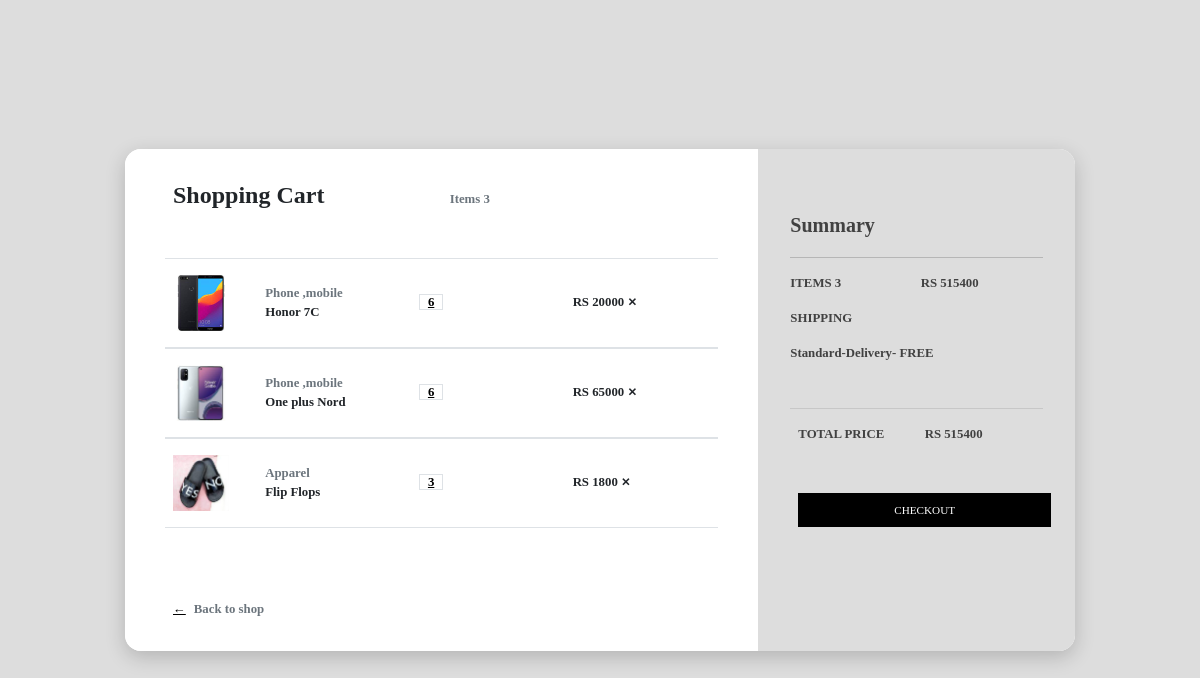
Before: /shop/shoppingcart with the older database file.
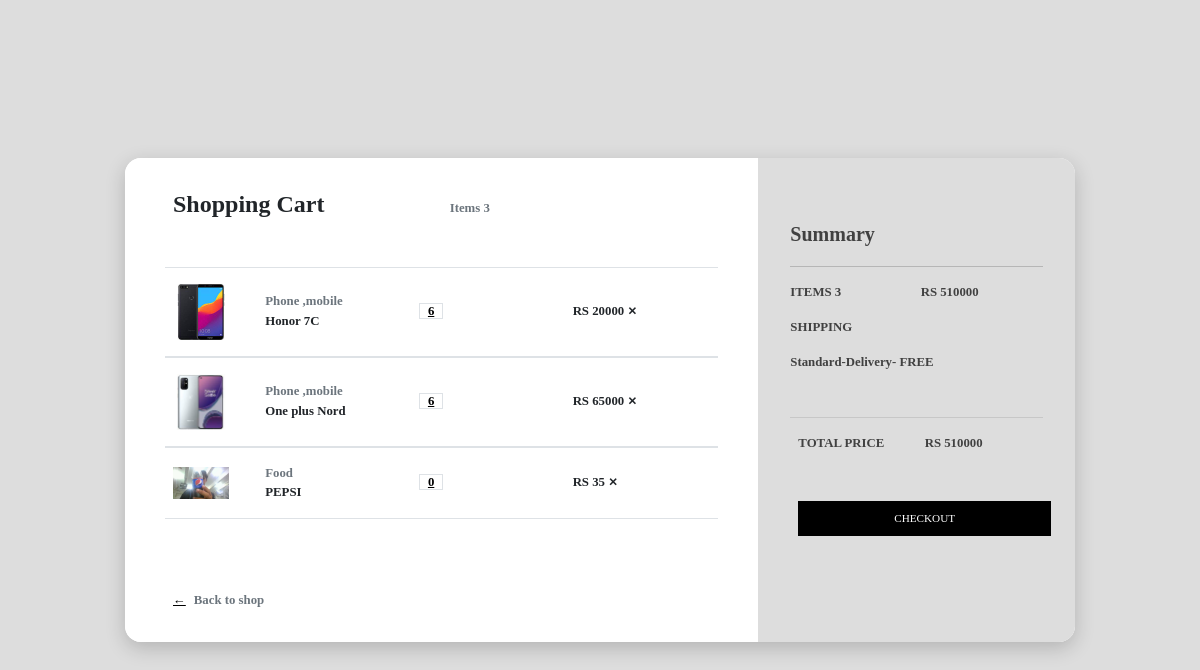
After: the same page with the newer database file.
### shop/models.py (models this page shows)
class Cart(models.Model):
    product_id = models.ForeignKey(Product, on_delete=models.CASCADE)
    quantity = models.IntegerField(default=0)

class Product(models.Model):
    product_id = models.AutoField(primary_key=True)
    product_name = models.CharField(max_length=50)
    desc = models.CharField(max_length=300)
    category = models.CharField(max_length=50,default="")
    subcategory = models.CharField(max_length=50,default="")
    price = models.IntegerField(default=0)
    image = models.ImageField(upload_to="shop/images",default="")
    def __str__(self):
        return self.product_name

### shop/views.py (the view)
# urls.py: path("shoppingcart",views.shoppingcart, name = 'shoppingcart')
def shoppingcart(request):
    cart = Cart.objects.all()
    print("I AM CART ", cart[0].product_id.price)
    total = 0
    for i in cart:
        total = total + i.product_id.price * i.quantity
    print(total)
    invoice = Invoice.objects.all()
    length = len(cart)
    params = {'cart' : cart , 'total': total , 'length' : length }
    return render(request,'shop/shoppingcart.html', params )

### shop/templates/shop/shoppingcart.html (shortened to what this page needs)
{% block css %}
<head>
    <link href="https://cdn.jsdelivr.net/npm/bootstrap@5.1.3/dist/css/bootstrap.min.css" rel="stylesheet">
    {% load static %}
    <link rel="stylesheet" href="{% static 'shoppingcart.css' %}">
</head>
{% endblock %}
{% block body %}
<div class="card">
    <div class="row">
        <div class="col-md-8 cart">
            <div class="title">
                <div class="row">
                    <div class="col">
                        <h4><b>Shopping Cart</b></h4>
                    </div>
                    <div class="col align-self-center text-right text-muted">Items {{length}}</div>
                </div>
            </div>
            {% for product in cart %}
            <div class="row border-top border-bottom">
                <div class="row main align-items-center">
                    <div class="col-2"><img class="img-fluid" src='/media/{{product.product_id.image}}'></div>
                    <div class="col">
                        <div class="row text-muted">{{product.product_id.category}}</div>
                        <div class="row">{{product.product_id}}</div>
                    </div>
                    <div class="col"> <a href="#" class="border">{{product.quantity}}</a> </div>
                    <div class="col">RS {{product.product_id.price}} <span class="close">&#10005;</span></div>
                </div>
            </div>
            {% endfor %}
            <div class="back-to-shop"><a href="/shop">&leftarrow;</a><span class="text-muted">Back to shop</span></div>
        </div>
        <div class="col-md-4 summary">
            <div>
                <h5><b>Summary</b></h5>
            </div>
            <hr>
            <div class="row">
                <div class="col" style="padding-left:0;">ITEMS {{length}}</div>
                <div class="col text-right">RS {{total}}</div>
            </div>
            <form>
                <p>SHIPPING</p>
                    <p >Standard-Delivery- FREE </p>
            </form>
            <div class="row" style="border-top: 1px solid rgba(0,0,0,.1); padding: 2vh 0;">
                <div class="col">TOTAL PRICE</div>
                <div class="col text-right">RS {{total}}</div>
            </div> <a href="/shop/checkout" ><button  class="btn">CHECKOUT</button></a>
        </div>
    </div>
</div>
{% endblock %}

### shop/static/shoppingcart.css (style rules this page uses)
.title { margin-bottom: 5vh }
.card { margin: auto; max-width: 950px; width: 90%; box-shadow: 0 6px 20px 0 rgba(0, 0, 0, 0.19); border-radius: 1rem; border: transparent }
.cart { background-color: #fff; padding: 4vh 5vh; border-bottom-left-radius: 1rem; border-top-left-radius: 1rem }
.summary { background-color: #ddd; border-top-right-radius: 1rem; border-bottom-right-radius: 1rem; padding: 4vh; color: rgb(65, 65, 65) }
.row { margin: 0 }
.title b { font-size: 1.5rem }
.main { margin: 0; padding: 2vh 0; width: 100% }
.col-2, .col { padding: 0 1vh }
a { padding: 0 1vh }
.close { margin-left: auto; font-size: 0.7rem }
img { width: 3.5rem }
.back-to-shop { margin-top: 4.5rem }
h5 { margin-top: 4vh }
hr { margin-top: 1.25rem }
form { padding: 2vh 0 }
.btn { background-color: #000; border-color: #000; color: white; width: 100%; font-size: 0.7rem; margin-top: 4vh; padding: 1vh; border-radius: 0 }
a { color: black }

Changed rows visible on the page:
removed Cart: product_id.image (picture), product_id.category "Apparel", product_id "Flip Flops", quantity "3", product_id.price "1800"
added Cart: product_id.image (picture), product_id.category "Food", product_id "PEPSI", quantity "0", product_id.price "35"
Other visible differences:
{{ total }}: "515400" → "510000"
